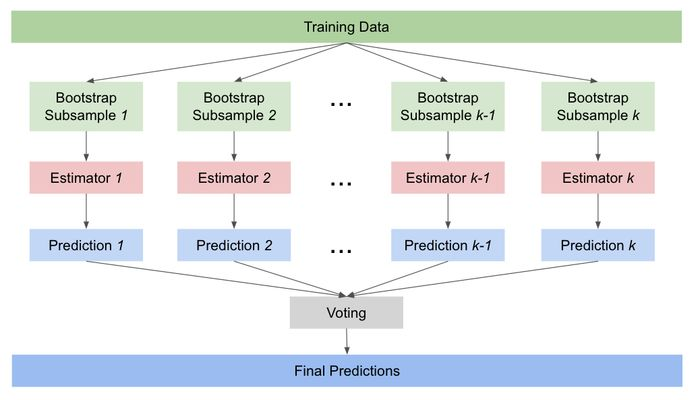
#> input picture 09_ensemble_learning_bagging_stacking/09_ensemble_learning_bagging_stacking/09_Ensemble_01.jpg, 700 x 400 px
$ python 09_Ensemble_Learning_Bagging_Stacking.py
#> lines starting #> are read from the running program, lines starting #| are printed output that depends on the picture
#!/usr/bin/env python3
# -*- coding: utf-8 -*-
"""
Created on Mon Aug 28 10:46:11 2023

@author: d

Quellen:
https://www.kdnuggets.com/2021/05/ensemble-methods-explained-plain-english-bagging.html
https://machinelearningmastery.com/bagging-ensemble-with-python/
https://www.analyticsvidhya.com/blog/2021/08/ensemble-stacking-for-machine-learning-and-deep-learning/
"""

"""
=============================================================================
Ensemble Learning (Bagging + Stacking)

"The Whole is Greater than the Sum of its Parts" — Aristotle
=============================================================================

Ensemble Learning ist ein maschinelles Lernverfahren, bei dem mehrere Modelle
kombiniert werden, um bessere Vorhersagen oder Entscheidungen zu treffen.
Statt ein einzelnes Modell zu verwenden, werden mehrere Modelle erstellt und
ihre Vorhersagen aggregiert, um eine robustere und leistungsfähigere Vorhersage
zu erzielen.

Der Grundgedanke hinter Ensemble Learning basiert auf der Schwarmintelligenz.
Indem verschiedene Modelle mit unterschiedlichen Stärken und Schwächen
kombiniert werden, kann das Ensemble als Ganzes eine höhere
Vorhersagegenauigkeit erzielen als es ein einzelnes Modell alleine könnte.

Es gibt verschiedene Ansätze für Ensemble Learning, darunter:

1. Bagging (Bootstrap Aggregating): Hierbei werden mehrere Modelle auf
  zufälligen Teilmengen des Trainingsdatensatzes trainiert und ihre Vorhersagen
  aggregiert. Das bekannteste Beispiel ist der Random Forest, bei dem
  Entscheidungsbäume kombiniert werden.

2. Stacking: Hierbei werden mehrere Modelle als Schichten (Layers) angeordnet.
  Die Vorhersagen der vorhergehenden Schichten dienen als Eingabe für die
  nächsten Schichten. Das Modell in der letzten Schicht aggregiert die
  Vorhersagen der vorletzten Schicht mit Hilfe von Kreuzvalidierung,
  um die endgültige Vorhersage zu erstellen.

3. Boosting: Dieser Ansatz baut iterative Modelle auf, bei denen jedes Modell
  versucht, die Fehler des vorherigen Modells zu korrigieren. Das bekannteste
  Beispiel ist der Gradient Boosting Algorithmus, bei dem schwache Modelle
  (z. B. Entscheidungsbäume) nacheinander trainiert werden, um den Fehler zu
  minimieren.

  - Trainingsdaten bekommen zufällige Gewichte -> erstes Modell wird trainert
    -> fehlerhafte Datenpunkte bekommen höheres Gewicht, richtige ein
    niedrigeres -> zweites Modell wird trainiert -> ...

Ensemble Learning kann die Vorhersagegenauigkeit verbessern, die Stabilität
erhöhen, Overfitting reduzieren und die Robustheit gegenüber Ausreißern
verbessern. Es ist besonders effektiv, wenn die einzelnen Modelle
unterschiedliche Fehlerquellen haben oder auf unterschiedliche Aspekte
der Daten fokussiert sind.

Drei Voraussetzungen für das Ensemble Learning:
    1. Modelle voneinander unabhängig
    2. Jedes Modell muss leicht besser vorhersagen als zufälliges Raten
    3. Alle Modelle haben ähnliche Performance

Dann sollte das Hinzufügen von mehr Modellen die Performance des Systems
verbessern.
-> Verringert die Varianz und bekämpft das Overfitting
-> allgemeine Muster werden besser gelernt
"""

#%% Imports

import matplotlib.image as img
import matplotlib.pyplot as plt
from numpy import mean
from numpy import std
import pandas as pd
from sklearn.datasets import load_breast_cancer
from sklearn.datasets import load_iris
from sklearn.datasets import make_classification
from sklearn.datasets import make_regression
from sklearn.ensemble import BaggingClassifier, BaggingRegressor
from sklearn.ensemble import RandomForestClassifier, StackingClassifier
from sklearn.linear_model import LogisticRegression
from sklearn.model_selection import cross_val_score
from sklearn.model_selection import LeaveOneOut
from sklearn.model_selection import RepeatedKFold
from sklearn.model_selection import RepeatedStratifiedKFold
from sklearn.model_selection import train_test_split
from sklearn.neighbors import KNeighborsClassifier
from sklearn.tree import DecisionTreeClassifier, DecisionTreeRegressor
import xgboost

#%% Bild 1

im = img.imread('09_Ensemble_01.jpg')
#> im is the input picture: shape (400, 700, 3); mean R, G, B 228.6, 233.9, 233.7
plt.figure(dpi=600)
plt.axis("off")
plt.imshow(im)
plt.show()

#%%

"""
=============================================================================
Bagging
=============================================================================

- große Anzahl von schwachen Lernern wird kombiniert um die gleiche Aufgabe zu
  lernen.
- "bagging" -> Bootstrap + AGGregatING
- Jeder "schwache Lerner" (-> "base estimators") wird auf einer Teilmenge der
  Trainingsdaten trainiert
- diese Teilmengen werden mit Bootstrapping erstellt: Teilmenge wird erstellt,
  in der auch Duplikate von den darin enthaltenen Items vorkommen dürfen
- Ziel: Möglichst viele unterschiedliche "Trainingssätze" zu generieren.
- Bootstrapping garantiert Unabhängigkeit und Unterschiedlichkeit
- Base Estimators performen nur leicht besser als der Zufall
- Beispiel: "shallow decision tree", bei dem jeder Baum auf eine maximale Tiefe
  begrenzt ist.
- Diese Vorhersagen werden dann zu einer kombiniert (Mittelwertbildung)
- Bagging kann sowohl bei Klassifizierung als auch bei Regression verwendet
  werden: Für Regression nimmt man am Ende ein "soft voting" (Durchschnitt),
  bei Klassifizierung eine Mehrheitsentscheidung ("hard voting")
"""

#%% Sklearn - Bagging (Beispiele aus zweiter Quelle)

# evaluate bagging ensemble for regression

# define dataset
X, y = make_regression(n_samples=1000, n_features=20, n_informative=15,
                       noise=0.1, random_state=5)

# define the model
model = BaggingRegressor(estimator=DecisionTreeRegressor(), n_estimators=10)

# evaluate the model
cv = RepeatedKFold(n_splits=10, n_repeats=3, random_state=1)
n_scores = cross_val_score(model, X, y, scoring='neg_mean_absolute_error',
                           cv=cv, n_jobs=-1, error_score='raise')

# report performance
print(f'nMAE: {mean(n_scores):.3f} ({std(n_scores):.3f})')

#%% bagging ensemble for making predictions for regression

# define dataset
X, y = make_regression(n_samples=1000, n_features=20, n_informative=15,
                       noise=0.1, random_state=5)

# define the model
model = BaggingRegressor(estimator=DecisionTreeRegressor(), n_estimators=10)

# fit the model on the whole dataset
model.fit(X, y)

# make a single prediction
row = [[0.88950817,-0.93540416,0.08392824,0.26438806,-0.52828711,-1.21102238,-0.4499934,1.47392391,-0.19737726,-0.22252503,0.02307668,0.26953276,0.03572757,-0.51606983,-0.39937452,1.8121736,-0.00775917,-0.02514283,-0.76089365,1.58692212]]
yhat = model.predict(row)
print(f'Prediction: {yhat[0]}')

#%% evaluate bagging algorithm for classification

# define dataset
X, y = make_classification(n_samples=1000, n_features=20, n_informative=15,
                           n_redundant=5, random_state=5)

# define the model
model = BaggingClassifier(estimator=DecisionTreeClassifier(), n_estimators=10)

# evaluate the model
cv = RepeatedStratifiedKFold(n_splits=10, n_repeats=3, random_state=1)
n_scores = cross_val_score(model, X, y, scoring='accuracy', cv=cv,
                           n_jobs=-1, error_score='raise')

# report performance
print(f'Accuracy: {mean(n_scores):.3f} ({std(n_scores):.3f})')

#%% make predictions using bagging for classification

# define dataset
X, y = make_classification(n_samples=1000, n_features=20, n_informative=15,
                           n_redundant=5, random_state=5)

# define the model
model = BaggingClassifier(estimator=DecisionTreeClassifier(), n_estimators=10)

# fit the model on the whole dataset
model.fit(X, y)

# make a single prediction
row = [[-4.7705504,-1.88685058,-0.96057964,2.53850317,-6.5843005,3.45711663,-7.46225013,2.01338213,-0.45086384,-1.89314931,-2.90675203,-0.21214568,-0.9623956,3.93862591,0.06276375,0.33964269,4.0835676,1.31423977,-2.17983117,3.1047287]]
yhat = model.predict(row)
print(f'Predicted Class: {yhat[0]}')

#%%

"""
=============================================================================
Stacking
=============================================================================

Stacking ist eine Technik, die die Vorhersagen von mehreren Modellen (und die
Originaldaten, bei passthrough=True) als Input für einen Meta Learner benutzt.
Zweiter Input besteht aus dem Datensatz und den Vorhersagen der ersten Schicht.

Klassifikation und Regression
"""

im = img.imread('09_Ensemble_02.jpg')
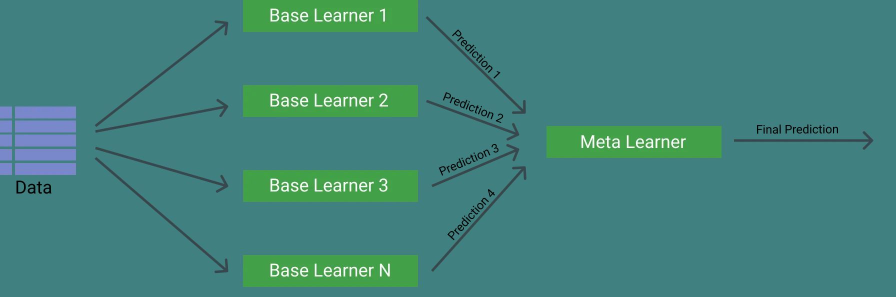
#> input picture 09_ensemble_learning_bagging_stacking/09_ensemble_learning_bagging_stacking/09_Ensemble_02.jpg, 1791 x 593 px (shown at 1/2 size)
#> im is the input picture: shape (593, 1791, 3); mean R, G, B 66.5, 130.9, 123.7
plt.figure(dpi=600)
plt.axis("off")
plt.imshow(im)
plt.show()

#%%

im = img.imread('09_Ensemble_03.jpg')
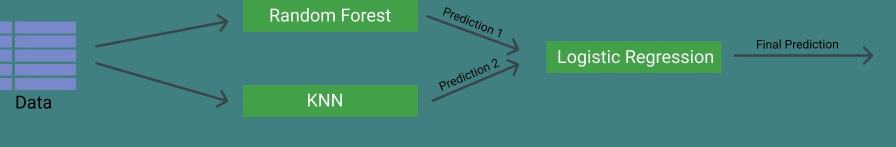
#> input picture 09_ensemble_learning_bagging_stacking/09_ensemble_learning_bagging_stacking/09_Ensemble_03.jpg, 1791 x 294 px (shown at 1/2 size)
#> im is the input picture: shape (294, 1791, 3); mean R, G, B 67.7, 131.7, 123.7
plt.figure(dpi=600)
plt.axis("off")
plt.imshow(im)
plt.show()

#%% Code

X, y = load_iris(return_X_y=True)
X_train, X_test, y_train, y_test = train_test_split(X, y, stratify=y,
                                                    random_state=42)

#%% Modelle

# Create Base Learners
base_learners = [
                 ('rf', RandomForestClassifier(n_estimators=10, random_state=42)),
                 ('knn', KNeighborsClassifier(n_neighbors=5))
                ]

# Initialize Stacking Classifier with the Meta Learner
clf = StackingClassifier(estimators=base_learners,
                         final_estimator=LogisticRegression())

# Obwohl eine LogisticRegression, kann sie auch Klassen vorhersagen:
# (StackingClassifier)

# Extract score
print(clf.fit(X_train, y_train).score(X_test, y_test))

#%% Cross Validation

"""
Ein Problem beim Stacking ist, dass nicht klar ist, wo man die CV einbauen soll:
    Nur beim Meta Learner -> Overfitting, da die Base Learner schon overfittet
    haben könnten.

In Scikit-Learn wird es folgendermaßen implementiert:
    Base Learner sind auf dem vollen X gefittet, der final Estimator wird
    mit cv Vorhersagen der Base Learner trainiert.


Cross-validation default auf 5-fold, kann aber angepasst werden
"""

clf = StackingClassifier(estimators=base_learners,
                         final_estimator=LogisticRegression(),
                         cv=10)

print(clf.fit(X_train, y_train).score(X_test, y_test))

#%%

"""
But that’s not all, you can also put in any cross-validation strategy you want:
"""

loo = LeaveOneOut()
clf = StackingClassifier(estimators=base_learners,
                         final_estimator=LogisticRegression(),
                         cv=loo)

print(clf.fit(X_train, y_train).score(X_test, y_test))

#%% Multi-layer Stacking

"""
Man kann auch mehrere Schichten von Base Learnern verwirklichen:
"""

im = img.imread('09_Ensemble_04.jpg')
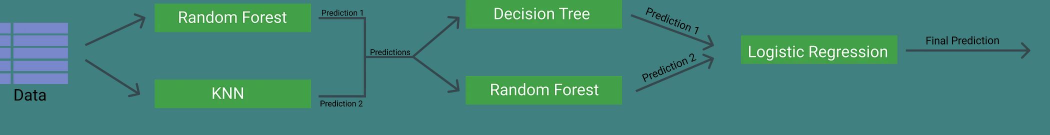
#> input picture 09_ensemble_learning_bagging_stacking/09_ensemble_learning_bagging_stacking/09_Ensemble_04.jpg, 2100 x 270 px (shown at 1/2 size)
#> im is the input picture: shape (270, 2100, 3); mean R, G, B 67.4, 132.6, 121.6
plt.figure(dpi=600)
plt.axis("off")
plt.imshow(im)
plt.show()

#%%

"""
- Zwei Schichten von Base Learner:
    - Erste Schicht mit Random Forest und KNN
    - Zweite Schicht mit Decision Tree und Ramdom Forest
- Dann ein Meta Learner: Logistic Regression
"""

X, y = load_iris(return_X_y=True)
X_train, X_test, y_train, y_test = train_test_split(X, y, stratify=y, random_state=42)

# Create Learners per layer
layer_one_estimators = [
                        ('rf_1', RandomForestClassifier(n_estimators=10, random_state=42)),
                        ('knn', KNeighborsClassifier(n_neighbors=5))
                       ]
layer_two_estimators = [
                        ('dt', DecisionTreeClassifier()),
                        ('rf_2', RandomForestClassifier(n_estimators=50, random_state=42)),
                       ]

final_layer = StackingClassifier(estimators=layer_two_estimators, final_estimator=LogisticRegression())

# Create Final model by
clf = StackingClassifier(estimators=layer_one_estimators, final_estimator=final_layer)

print(clf.fit(X_train, y_train).score(X_test, y_test))

#%% Stacking Ensemble Project (3. Quelle)

"""
Ensemble Stacking for Machine Learning and Deep Learning
"""

# Load and describe data
df = load_breast_cancer()
print(df.feature_names)
print(df.target_names)

#%%

X = pd.DataFrame(columns = df.feature_names, data = df.data)
y = df.target

print(X.head())
print(X.isnull().sum())
print(df.target.shape)

target = {'target' : df.target}
y = pd.DataFrame(data = target)

print(y.value_counts())

y = y['target']

print(X.describe())

#%% Define models

dtc = DecisionTreeClassifier()
rfc = RandomForestClassifier()
knn = KNeighborsClassifier()
#> (the run stopped early here; a loop or call above may not have finished)
